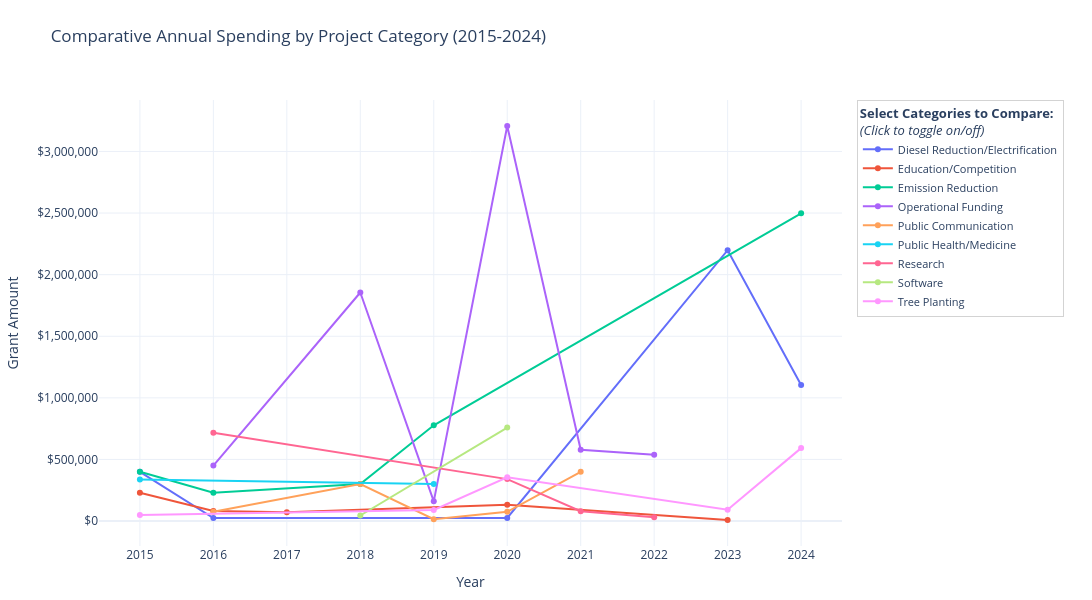

The cell this chart's notebook holds for it:
### Code cell
# 2. TRANSFORM DATA: Handle both Project Category 1 and 2
df1 = df[['Year', 'Grant Amount', 'Project Category 1']].rename(columns={'Project Category 1': 'Project Category'})
df2 = df[['Year', 'Grant Amount', 'Project Category 2']].rename(columns={'Project Category 2': 'Project Category'})

# Combine and remove rows where the category is empty
df_combined = pd.concat([df1, df2]).dropna(subset=['Project Category'])

# 3. GROUP DATA: Sum spending by Year and Category
df_grouped = df_combined.groupby(['Year', 'Project Category'])['Grant Amount'].sum().reset_index()

# Get the list of unique categories
categories = sorted(df_grouped['Project Category'].unique())

# --- CREATE THE FIGURE ---
fig = go.Figure()

# Add a trace for each category (this makes each one toggleable)
for cat in categories:
    temp_df = df_grouped[df_grouped['Project Category'] == cat]
    fig.add_trace(
        go.Scatter(
            x=temp_df['Year'], 
            y=temp_df['Grant Amount'], 
            name=cat, 
            mode='lines+markers',
            visible=True, # All visible by default
            hovertemplate="<b>" + cat + "</b><br>Amount: $%{y:,.0f}<extra></extra>"
        )
    )

# --- CONFIGURE LAYOUT FOR COMPARISON ---
fig.update_layout(
    width=1100, # Widened slightly to make room for the legend
    height=600,
    autosize=False,
    margin=dict(l=50, r=250, t=100, b=50), # Large right margin for the legend "menu"
    xaxis=dict(title="Year", tickmode='linear'), 
    yaxis=dict(
        title="Grant Amount",
        tickprefix="$",    
        tickformat=",",    
    ),
    title={
            'text': "Comparative Annual Spending by Project Category (2015-2024)",
            'y': 0.95, 
            'x': 0.5, 
            'xanchor': 'right', 
            'yanchor': 'top'
    },
    # Legend settings to make it act like a checkbox menu
    legend=dict(
        title="<b>Select Categories to Compare:</b><br><i>(Click to toggle on/off)</i>",
        orientation="v",
        yanchor="top",
        y=1,
        xanchor="left",
        x=1.02, # Position it to the right of the plot
        itemclick="toggle", # Toggles visibility like a checkbox
        itemdoubleclick="toggleothers", # Double-click to see ONLY that category
        font=dict(size=11),
        bgcolor="rgba(255, 255, 255, 0.8)",
        bordercolor="lightgrey",
        borderwidth=1
    ),
    template="plotly_white",
    hovermode="x unified" # Shows all active categories in one hover window for comparison
)

fig.show()

# Export for Wix (Copy the snippet below if needed)
html_snippet = fig.to_html(full_html=False, include_plotlyjs='cdn')
print(html_snippet)

### Figure 1 — Plotly figure (JSON) as saved in the notebook; plotly's stock layout.template omitted (floating-point values rounded to 4 significant figures)
{"data": [{"hovertemplate": "<b>Diesel Reduction/Electrification</b><br>Amount: $%{y:,.0f}<extra></extra>", "mode": "lines+markers", "name": "Diesel Reduction/Electrification", "type": "scatter", "visible": true, "x": [2015, 2016, 2020, 2023, 2024], "y": [400000, 24000, 25000, 2198339, 1105061]}, {"hovertemplate": "<b>Education/Competition</b><br>Amount: $%{y:,.0f}<extra></extra>", "mode": "lines+markers", "name": "Education/Competition", "type": "scatter", "visible": true, "x": [2015, 2016, 2017, 2020, 2023], "y": [229000, 82000, 72500, 131495, 9000]}, {"hovertemplate": "<b>Emission Reduction</b><br>Amount: $%{y:,.0f}<extra></extra>", "mode": "lines+markers", "name": "Emission Reduction", "type": "scatter", "visible": true, "x": [2015, 2016, 2018, 2019, 2024], "y": [400000, 230000, 300000, 777100, 2497450]}, {"hovertemplate": "<b>Operational Funding</b><br>Amount: $%{y:,.0f}<extra></extra>", "mode": "lines+markers", "name": "Operational Funding", "type": "scatter", "visible": true, "x": [2016, 2018, 2019, 2020, 2021, 2022], "y": [450000, 1854962, 159765, 3206101, 578684, 539125]}, {"hovertemplate": "<b>Public Communication</b><br>Amount: $%{y:,.0f}<extra></extra>", "mode": "lines+markers", "name": "Public Communication", "type": "scatter", "visible": true, "x": [2016, 2018, 2019, 2020, 2021], "y": [75900, 300000, 15000, 75000, 400000]}, {"hovertemplate": "<b>Public Health/Medicine</b><br>Amount: $%{y:,.0f}<extra></extra>", "mode": "lines+markers", "name": "Public Health/Medicine", "type": "scatter", "visible": true, "x": [2015, 2019], "y": [337600, 300000]}, {"hovertemplate": "<b>Research</b><br>Amount: $%{y:,.0f}<extra></extra>", "mode": "lines+markers", "name": "Research", "type": "scatter", "visible": true, "x": [2016, 2020, 2021, 2022], "y": [717246, 340554, 79897, 30000]}, {"hovertemplate": "<b>Software</b><br>Amount: $%{y:,.0f}<extra></extra>", "mode": "lines+markers", "name": "Software", "type": "scatter", "visible": true, "x": [2018, 2020], "y": [45000, 758725]}, {"hovertemplate": "<b>Tree Planting</b><br>Amount: $%{y:,.0f}<extra></extra>", "mode": "lines+markers", "name": "Tree Planting", "type": "scatter", "visible": true, "x": [2015, 2019, 2020, 2023, 2024], "y": [50000, 90000, 355555, 92000, 592000]}], "layout": {"autosize": false, "height": 600, "hovermode": "x unified", "legend": {"bgcolor": "rgba(255, 255, 255, 0.8)", "bordercolor": "lightgrey", "borderwidth": 1, "font": {"size": 11}, "itemclick": "toggle", "itemdoubleclick": "toggleothers", "orientation": "v", "title": {"text": "<b>Select Categories to Compare:</b><br><i>(Click to toggle on/off)</i>"}, "x": 1.02, "xanchor": "left", "y": 1, "yanchor": "top"}, "margin": {"b": 50, "l": 50, "r": 250, "t": 100}, "title": {"text": "Comparative Annual Spending by Project Category (2015-2024)", "x": 0.5, "xanchor": "right", "y": 0.95, "yanchor": "top"}, "width": 1100, "xaxis": {"tickmode": "linear", "title": {"text": "Year"}}, "yaxis": {"tickformat": ",", "tickprefix": "$", "title": {"text": "Grant Amount"}}}}
